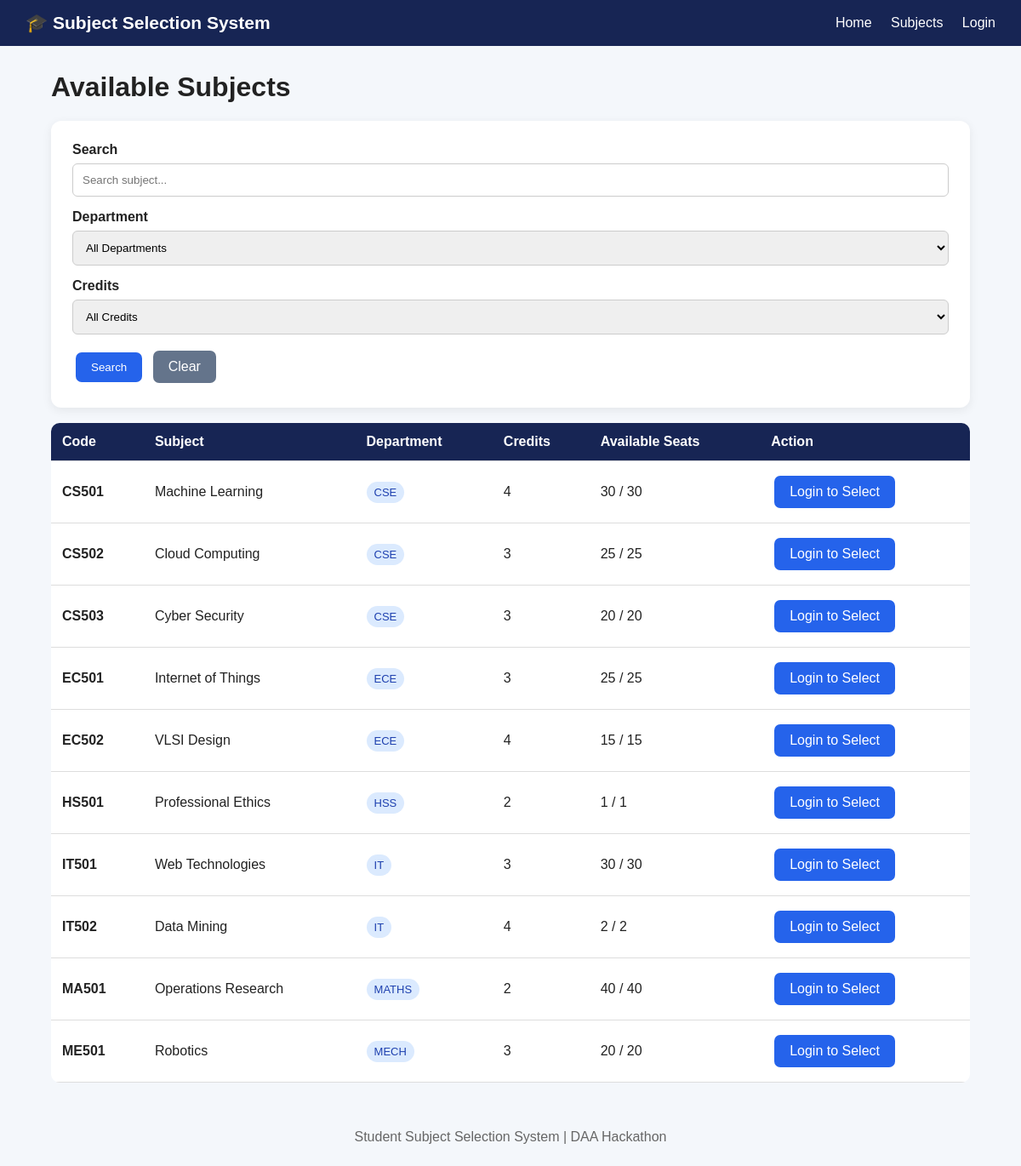
Page /subjects on the committed database.
### tables this page shows
CREATE TABLE subjects (
            id              INTEGER PRIMARY KEY AUTOINCREMENT,
            subject_code    TEXT UNIQUE NOT NULL,
            subject_name    TEXT NOT NULL,
            department      TEXT NOT NULL,
            credits         INTEGER NOT NULL,
            total_seats     INTEGER NOT NULL,
            available_seats INTEGER NOT NULL
        );

### app.py (the view)
@app.route("/subjects")
def subjects():
    db = get_db()
    q = request.args.get("q", "").strip()
    dept = request.args.get("department", "")
    credits = request.args.get("credits", "")
    sql = "SELECT * FROM subjects WHERE 1=1"
    params = []
    if q:
        sql += " AND (subject_name LIKE ? OR subject_code LIKE ?)"
        params += [f"%{q}%", f"%{q}%"]
    if dept:
        sql += " AND department = ?"
        params.append(dept)
    if credits:
        sql += " AND credits = ?"
        params.append(int(credits))
    sql += " ORDER BY subject_code"
    rows = db.execute(sql, params).fetchall()
    departments = [r[0] for r in db.execute("SELECT DISTINCT department FROM subjects ORDER BY department")]
    credit_options = [r[0] for r in db.execute("SELECT DISTINCT credits FROM subjects ORDER BY credits")]
    selected_ids = set()
    if "student_db_id" in session:
        selected_ids = {r[0] for r in db.execute(
            "SELECT subject_id FROM selections WHERE student_id = ?", (session["student_db_id"],))}
    return render_template("subjects.html", subjects=rows, departments=departments,
                           credit_options=credit_options, selected_ids=selected_ids,
                           q=q, dept=dept, credits=credits)

### app.py (called while the page is built)
def get_db():
    if "db" not in g:
        g.db = sqlite3.connect(DATABASE)
        g.db.row_factory = sqlite3.Row          # rows behave like dictionaries
        g.db.execute("PRAGMA foreign_keys = ON")  # enforce foreign keys
    return g.db

### templates/subjects.html (shortened to what this page needs)
{% extends "base.html" %}
{% block content %}
<h1>Available Subjects</h1>
<form method="GET">
    <label>Search</label>
    <input
        type="text"
        name="q"
        value="{{ q }}"
        placeholder="Search subject..."
    >
    <label>Department</label>
    <select name="department">
        <option value="">
            All Departments
        </option>
    </select>
    <label>Credits</label>
    <select name="credits">
        <option value="">
            All Credits
        </option>
    </select>
    <button class="btn" type="submit">
        Search
    </button>
    <a class="btn btn-secondary" href="{{ url_for('subjects') }}">
        Clear
    </a>
</form>
<br>
<table>
    <tr>
        <th>Code</th>
        <th>Subject</th>
        <th>Department</th>
        <th>Credits</th>
        <th>Available Seats</th>
        <th>Action</th>
    </tr>
    {% for subject in subjects %}
    <tr>
        <td>
            <strong>{{ subject.subject_code }}</strong>
        </td>
        <td>
            {{ subject.subject_name }}
        </td>
        <td>
            <span class="badge">
                {{ subject.department }}
            </span>
        </td>
        <td>
            {{ subject.credits }}
        </td>
        <td>
            {{ subject.available_seats }}
            /
            {{ subject.total_seats }}
        </td>
        <td>
            {% if subject.id in selected_ids %}
                <span class="badge">
                    Already Selected
                </span>
            {% elif subject.available_seats <= 0 %}
                <span class="badge">
                    Full
                </span>
            {% else %}
                <a
                    class="btn"
                    href="{{ url_for('login') }}"
                >
                    Login to Select
                </a>
            {% endif %}
        </td>
    </tr>
    {% else %}
    <tr>
        <td colspan="6">
            No subjects found.
        </td>
    </tr>
    {% endfor %}
</table>
{% endblock %}

### templates/base.html (shortened to what this page needs)
<!DOCTYPE html>
<html lang="en">
<head>
</head>
<body>
<nav>
    <div class="logo">
        🎓 Subject Selection System
    </div>
    <div>
        <a href="{{ url_for('index') }}">Home</a>
        <a href="{{ url_for('subjects') }}">Subjects</a>
        {% if session.get('student_db_id') %}
            <a href="{{ url_for('dashboard') }}">Dashboard</a>
            <a href="{{ url_for('selections') }}">My Selections</a>
            <a href="{{ url_for('logout') }}">Logout</a>
        {% elif session.get('is_admin') %}
            <a href="{{ url_for('admin') }}">Admin</a>
            <a href="{{ url_for('algorithm') }}">DAA Algorithm</a>
            <a href="{{ url_for('logout') }}">Logout</a>
        {% else %}
            <a href="{{ url_for('login') }}">Login</a>
        {% endif %}
    </div>
</nav>
<div class="container">
    {% block content %}
    {% endblock %}
</div>
<footer>
    Student Subject Selection System | DAA Hackathon
</footer>
</body>
</html>

### templates/base.html (style rules this page uses)
* { box-sizing: border-box; }
body { margin: 0; font-family: Arial, sans-serif; background: #f4f7fb; color: #222; }
nav { background: #172554; padding: 15px 30px; display: flex; align-items: center; justify-content: space-between; flex-wrap: wrap; }
nav .logo { color: white; font-size: 21px; font-weight: bold; }
nav a { color: white; text-decoration: none; margin-left: 18px; }
.container { width: 90%; max-width: 1100px; margin: 30px auto; }
.btn { display: inline-block; padding: 10px 18px; border-radius: 7px; text-decoration: none; border: none; cursor: pointer; background: #2563eb; color: white; margin: 4px; }
.btn-secondary { background: #64748b; }
table { width: 100%; border-collapse: collapse; background: white; border-radius: 10px; overflow: hidden; }
th { background: #172554; color: white; }
th, td { padding: 13px; border-bottom: 1px solid #ddd; text-align: left; }
form { background: white; padding: 25px; border-radius: 12px; box-shadow: 0 3px 12px rgba(0,0,0,0.07); }
input, select, textarea { width: 100%; padding: 11px; margin: 7px 0 15px; border: 1px solid #ccc; border-radius: 6px; }
label { font-weight: bold; }
footer { text-align: center; padding: 25px; color: #666; }
.badge { padding: 5px 9px; border-radius: 15px; background: #dbeafe; color: #1e40af; font-size: 13px; }

### rows in the picture
subjects: subject_code "CS501", subject_name "Machine Learning", department "CSE", credits "4", available_seats "30", total_seats "30"
subjects: subject_code "CS502", subject_name "Cloud Computing", department "CSE", credits "3", available_seats "25", total_seats "25"
subjects: subject_code "CS503", subject_name "Cyber Security", department "CSE", credits "3", available_seats "20", total_seats "20"
subjects: subject_code "EC501", subject_name "Internet of Things", department "ECE", credits "3", available_seats "25", total_seats "25"
subjects: subject_code "EC502", subject_name "VLSI Design", department "ECE", credits "4", available_seats "15", total_seats "15"
subjects: subject_code "HS501", subject_name "Professional Ethics", department "HSS", credits "2", available_seats "1", total_seats "1"
subjects: subject_code "IT501", subject_name "Web Technologies", department "IT", credits "3", available_seats "30", total_seats "30"
subjects: subject_code "IT502", subject_name "Data Mining", department "IT", credits "4", available_seats "2", total_seats "2"
subjects: subject_code "MA501", subject_name "Operations Research", department "MATHS", credits "2", available_seats "40", total_seats "40"
subjects: subject_code "ME501", subject_name "Robotics", department "MECH", credits "3", available_seats "20", total_seats "20"
